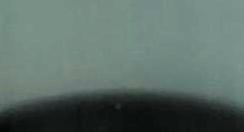
#> input picture debug_roi_fixed.png, 244 x 132 px
$ python -i pipeline.py   (imports and definitions only)
#> lines starting #> are read from the running program, lines starting #| are printed output that depends on the picture
import os
import glob
import cv2
import numpy as np
import tensorflow as tf
from tensorflow.keras import layers, models # type: ignore
from sklearn.model_selection import train_test_split
from sklearn.preprocessing import LabelEncoder

# ==========================================
# Phase 1: FIXED Preprocessor
# ==========================================
class TurbidityPreprocessor:
    def __init__(self, pattern_type="dot", target_size=(128, 128)):
        self.pattern_type = pattern_type
        self.target_size = target_size

    def process(self, image_path):
#> called with image_path = 'debug_roi_fixed.png'
        img = cv2.imread(image_path)
#> img is the input picture: shape (132, 244, 3); mean B, G, R 102.9, 109, 91.7
        if img is None:
            raise FileNotFoundError(f"Could not load {image_path}")

        img_cropped = self._crop_bottom(img)
#> img_cropped = 244 rows, first 8: [131, 142, 116], [131, 142, 116], [131, 142, 116], [131, 142, 116], [131, 142, 116], [131, 142, 116], [131, 142, 116], [131, 142, 116]
        img_bright = self._enhance_brightness(img_cropped)
#> img_bright = 244 rows, first 8: [187, 200, 169], [187, 200, 169], [187, 200, 169], [187, 200, 169], [187, 200, 169], [187, 200, 169], [187, 200, 169], [187, 200, 169]

        if self.pattern_type == "dot":
            return self._process_dot(img_bright)
        else:
            return self._process_text(img_bright)

    def _process_dot(self, img):
        """
        FIX: Instead of hardcoded top/bottom crops, we:
        1. Auto-detect whether dot is dark-on-light OR light-on-dark
        2. Find the actual dot bounding box using the correct threshold direction
        3. Return ONE centered crop around the dot (not two positional guesses)
        We return (crop, crop) so the downstream code still receives a tuple,
        but both values are the same valid crop — no garbage crops.
        """
        gray = cv2.cvtColor(img, cv2.COLOR_BGR2GRAY)

        # --- Step 1: Auto-detect inversion ---
        # The dot is large. If the image mean is dark, dot is dark-on-light (normal).
        # If the image mean is bright with a dark blob, same. We compare
        # the overall mean vs the corner regions (which are typically background).
        h, w = gray.shape
#> h = 1; w = 244
        corner_size = min(h, w) // 6
#> corner_size = 0
        corners = [
            gray[:corner_size, :corner_size],
            gray[:corner_size, -corner_size:],
            gray[-corner_size:, :corner_size],
            gray[-corner_size:, -corner_size:]
        ]
        bg_mean = np.mean([c.mean() for c in corners])
#> bg_mean = nan
        center_mean = gray[h//4:3*h//4, w//4:3*w//4].mean()
#> center_mean = nan

        # If background (corners) is brighter than center → dot is dark on light → BINARY_INV
        # If background is darker than center → dot is light on dark → BINARY (no inv)
        if bg_mean > center_mean:
            _, thresh = cv2.threshold(gray, 0, 255, cv2.THRESH_BINARY_INV + cv2.THRESH_OTSU)
        else:
            _, thresh = cv2.threshold(gray, 0, 255, cv2.THRESH_BINARY + cv2.THRESH_OTSU)

        # Clean up noise
        kernel = np.ones((7, 7), np.uint8)
        thresh = cv2.morphologyEx(thresh, cv2.MORPH_OPEN, kernel)
        thresh = cv2.morphologyEx(thresh, cv2.MORPH_CLOSE, kernel)

        # --- Step 2: Find the largest contour (the dot) ---
        contours, _ = cv2.findContours(thresh, cv2.RETR_EXTERNAL, cv2.CHAIN_APPROX_SIMPLE)
#> contours = 3 contours, all with area under 20

        if not contours:
            # Fallback: just resize the whole image
            fallback = cv2.resize(img, self.target_size).astype(np.float32) / 255.0
            return fallback, fallback

        best_cnt = max(contours, key=cv2.contourArea)
#> best_cnt = [[194, 0], [243, 0]]
        if cv2.contourArea(best_cnt) < 50:
            fallback = cv2.resize(img, self.target_size).astype(np.float32) / 255.0
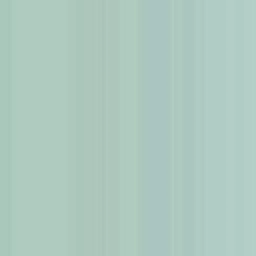
#> fallback: shape (128, 128, 3) float32 (shown 2 times larger); mean of channels 0, 1, 2 0.751, 0.789, 0.681; drawn as B, G, R
            return fallback, fallback

        # --- Step 3: Crop around the detected dot (with padding) ---
        x, y, bw, bh = cv2.boundingRect(best_cnt)
        pad = 40
        x1 = max(0, x - pad)
        y1 = max(0, y - pad)
        x2 = min(w, x + bw + pad)
        y2 = min(h, y + bh + pad)

        dot_crop = img[y1:y2, x1:x2]

        if dot_crop.size == 0:
            fallback = cv2.resize(img, self.target_size).astype(np.float32) / 255.0
            return fallback, fallback

        # --- Step 4: Normalize to [0, 1] (simple, robust) ---
        crop_resized = cv2.resize(dot_crop, self.target_size).astype(np.float32) / 255.0

        # Return same crop twice to keep tuple interface
        return crop_resized, crop_resized

    # [8 lines left out: function _process_text, not called in this run]

    def _crop_bottom(self, image, bottom_crop_pixels=600):
        h = image.shape[0]
        return image[:max(1, h - bottom_crop_pixels), :]

    def _enhance_brightness(self, image, alpha=1.2, beta=30):
        return cv2.convertScaleAbs(image, alpha=alpha, beta=beta)


# ==========================================
# Phase 2: Per-Dataset Splitting
# ==========================================
# [55 lines left out: function split_and_process_individual_datasets, not called in this run]


# ==========================================
# Phase 3: Generators & CNN
# ==========================================
class NpyDataGenerator(tf.keras.utils.Sequence):
    # [9 lines left out: function __init__, not called in this run]

    def __len__(self):
        return int(np.ceil(len(self.file_paths) / self.batch_size))

    # [26 lines left out: functions __getitem__, _augment_batch, not called in this run]

    def on_epoch_end(self):
        if self.shuffle:
            np.random.shuffle(self.indices)


# [78 lines left out: functions get_paths_and_labels, ordinal_loss, combined_loss, build_classification_cnn, not called in this run]


# ==========================================
# Phase 5: Main Execution
# ==========================================
# [116 lines not run here, left out]

>>> result = TurbidityPreprocessor().process('debug_roi_fixed.png')
